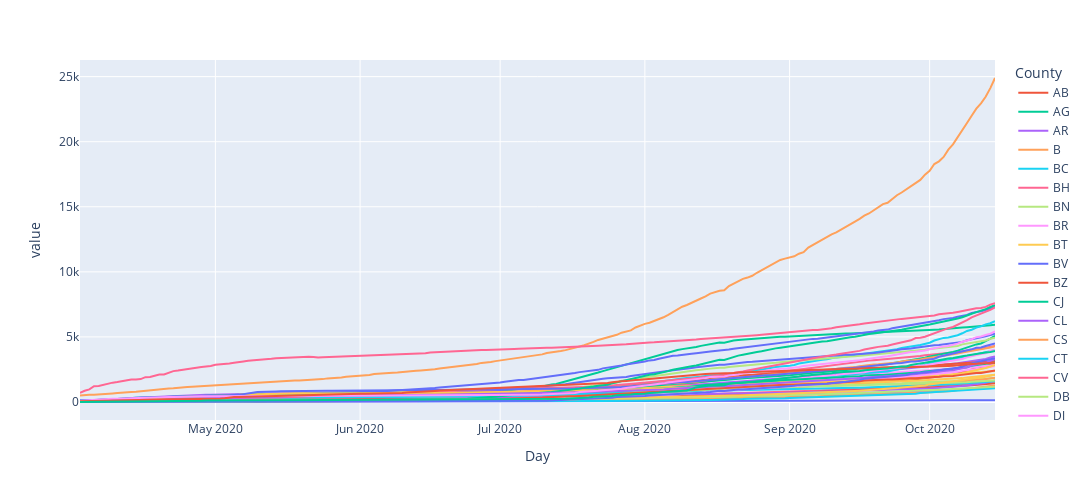

This figure's notebook cell:
### Code cell
# plot county infections evolution on single fig
fig = px.line(pch_data, render_mode='svg', width=1300, height=500)#, range_y=(200,7500))
fig.show()

### Figure 1 — Plotly figure (JSON) as saved in the notebook; plotly's stock layout.template omitted (floating-point values rounded to 4 significant figures; data arrays with more than 128 entries replaced by an {"elided": "..."} marker saying what was removed)
{"data": [{"hovertemplate": "County=<br>Day=%{x}<br>value=%{y}<extra></extra>", "legendgroup": "", "line": {"color": "#636efa", "dash": "solid"}, "mode": "lines", "name": "", "orientation": "v", "showlegend": false, "type": "scatter", "x": {"elided": "196 str values"}, "xaxis": "x", "y": {"elided": "196 int values"}, "yaxis": "y"}, {"hovertemplate": "County=AB<br>Day=%{x}<br>value=%{y}<extra></extra>", "legendgroup": "AB", "line": {"color": "#EF553B", "dash": "solid"}, "mode": "lines", "name": "AB", "orientation": "v", "showlegend": true, "type": "scatter", "x": {"elided": "196 str values"}, "xaxis": "x", "y": {"elided": "196 int values"}, "yaxis": "y"}, {"hovertemplate": "County=AG<br>Day=%{x}<br>value=%{y}<extra></extra>", "legendgroup": "AG", "line": {"color": "#00cc96", "dash": "solid"}, "mode": "lines", "name": "AG", "orientation": "v", "showlegend": true, "type": "scatter", "x": {"elided": "196 str values"}, "xaxis": "x", "y": {"elided": "196 float values"}, "yaxis": "y"}, {"hovertemplate": "County=AR<br>Day=%{x}<br>value=%{y}<extra></extra>", "legendgroup": "AR", "line": {"color": "#ab63fa", "dash": "solid"}, "mode": "lines", "name": "AR", "orientation": "v", "showlegend": true, "type": "scatter", "x": {"elided": "196 str values"}, "xaxis": "x", "y": {"elided": "196 float values"}, "yaxis": "y"}, {"hovertemplate": "County=B<br>Day=%{x}<br>value=%{y}<extra></extra>", "legendgroup": "B", "line": {"color": "#FFA15A", "dash": "solid"}, "mode": "lines", "name": "B", "orientation": "v", "showlegend": true, "type": "scatter", "x": {"elided": "196 str values"}, "xaxis": "x", "y": {"elided": "196 float values"}, "yaxis": "y"}, {"hovertemplate": "County=BC<br>Day=%{x}<br>value=%{y}<extra></extra>", "legendgroup": "BC", "line": {"color": "#19d3f3", "dash": "solid"}, "mode": "lines", "name": "BC", "orientation": "v", "showlegend": true, "type": "scatter", "x": {"elided": "196 str values"}, "xaxis": "x", "y": {"elided": "196 int values"}, "yaxis": "y"}, {"hovertemplate": "County=BH<br>Day=%{x}<br>value=%{y}<extra></extra>", "legendgroup": "BH", "line": {"color": "#FF6692", "dash": "solid"}, "mode": "lines", "name": "BH", "orientation": "v", "showlegend": true, "type": "scatter", "x": {"elided": "196 str values"}, "xaxis": "x", "y": {"elided": "196 int values"}, "yaxis": "y"}, {"hovertemplate": "County=BN<br>Day=%{x}<br>value=%{y}<extra></extra>", "legendgroup": "BN", "line": {"color": "#B6E880", "dash": "solid"}, "mode": "lines", "name": "BN", "orientation": "v", "showlegend": true, "type": "scatter", "x": {"elided": "196 str values"}, "xaxis": "x", "y": {"elided": "196 float values"}, "yaxis": "y"}, {"hovertemplate": "County=BR<br>Day=%{x}<br>value=%{y}<extra></extra>", "legendgroup": "BR", "line": {"color": "#FF97FF", "dash": "solid"}, "mode": "lines", "name": "BR", "orientation": "v", "showlegend": true, "type": "scatter", "x": {"elided": "196 str values"}, "xaxis": "x", "y": {"elided": "196 int values"}, "yaxis": "y"}, {"hovertemplate": "County=BT<br>Day=%{x}<br>value=%{y}<extra></extra>", "legendgroup": "BT", "line": {"color": "#FECB52", "dash": "solid"}, "mode": "lines", "name": "BT", "orientation": "v", "showlegend": true, "type": "scatter", "x": {"elided": "196 str values"}, "xaxis": "x", "y": {"elided": "196 int values"}, "yaxis": "y"}, {"hovertemplate": "County=BV<br>Day=%{x}<br>value=%{y}<extra></extra>", "legendgroup": "BV", "line": {"color": "#636efa", "dash": "solid"}, "mode": "lines", "name": "BV", "orientation": "v", "showlegend": true, "type": "scatter", "x": {"elided": "196 str values"}, "xaxis": "x", "y": {"elided": "196 float values"}, "yaxis": "y"}, {"hovertemplate": "County=BZ<br>Day=%{x}<br>value=%{y}<extra></extra>", "legendgroup": "BZ", "line": {"color": "#EF553B", "dash": "solid"}, "mode": "lines", "name": "BZ", "orientation": "v", "showlegend": true, "type": "scatter", "x": {"elided": "196 str values"}, "xaxis": "x", "y": {"elided": "196 int values"}, "yaxis": "y"}, {"hovertemplate": "County=CJ<br>Day=%{x}<br>value=%{y}<extra></extra>", "legendgroup": "CJ", "line": {"color": "#00cc96", "dash": "solid"}, "mode": "lines", "name": "CJ", "orientation": "v", "showlegend": true, "type": "scatter", "x": {"elided": "196 str values"}, "xaxis": "x", "y": {"elided": "196 float values"}, "yaxis": "y"}, {"hovertemplate": "County=CL<br>Day=%{x}<br>value=%{y}<extra></extra>", "legendgroup": "CL", "line": {"color": "#ab63fa", "dash": "solid"}, "mode": "lines", "name": "CL", "orientation": "v", "showlegend": true, "type": "scatter", "x": {"elided": "196 str values"}, "xaxis": "x", "y": {"elided": "196 float values"}, "yaxis": "y"}, {"hovertemplate": "County=CS<br>Day=%{x}<br>value=%{y}<extra></extra>", "legendgroup": "CS", "line": {"color": "#FFA15A", "dash": "solid"}, "mode": "lines", "name": "CS", "orientation": "v", "showlegend": true, "type": "scatter", "x": {"elided": "196 str values"}, "xaxis": "x", "y": {"elided": "196 int values"}, "yaxis": "y"}, {"hovertemplate": "County=CT<br>Day=%{x}<br>value=%{y}<extra></extra>", "legendgroup": "CT", "line": {"color": "#19d3f3", "dash": "solid"}, "mode": "lines", "name": "CT", "orientation": "v", "showlegend": true, "type": "scatter", "x": {"elided": "196 str values"}, "xaxis": "x", "y": {"elided": "196 int values"}, "yaxis": "y"}, {"hovertemplate": "County=CV<br>Day=%{x}<br>value=%{y}<extra></extra>", "legendgroup": "CV", "line": {"color": "#FF6692", "dash": "solid"}, "mode": "lines", "name": "CV", "orientation": "v", "showlegend": true, "type": "scatter", "x": {"elided": "196 str values"}, "xaxis": "x", "y": {"elided": "196 int values"}, "yaxis": "y"}, {"hovertemplate": "County=DB<br>Day=%{x}<br>value=%{y}<extra></extra>", "legendgroup": "DB", "line": {"color": "#B6E880", "dash": "solid"}, "mode": "lines", "name": "DB", "orientation": "v", "showlegend": true, "type": "scatter", "x": {"elided": "196 str values"}, "xaxis": "x", "y": {"elided": "196 int values"}, "yaxis": "y"}, {"hovertemplate": "County=DJ<br>Day=%{x}<br>value=%{y}<extra></extra>", "legendgroup": "DJ", "line": {"color": "#FF97FF", "dash": "solid"}, "mode": "lines", "name": "DJ", "orientation": "v", "showlegend": true, "type": "scatter", "x": {"elided": "196 str values"}, "xaxis": "x", "y": {"elided": "196 int values"}, "yaxis": "y"}, {"hovertemplate": "County=GJ<br>Day=%{x}<br>value=%{y}<extra></extra>", "legendgroup": "GJ", "line": {"color": "#FECB52", "dash": "solid"}, "mode": "lines", "name": "GJ", "orientation": "v", "showlegend": true, "type": "scatter", "x": {"elided": "196 str values"}, "xaxis": "x", "y": {"elided": "196 float values"}, "yaxis": "y"}, {"hovertemplate": "County=GL<br>Day=%{x}<br>value=%{y}<extra></extra>", "legendgroup": "GL", "line": {"color": "#636efa", "dash": "solid"}, "mode": "lines", "name": "GL", "orientation": "v", "showlegend": true, "type": "scatter", "x": {"elided": "196 str values"}, "xaxis": "x", "y": {"elided": "196 int values"}, "yaxis": "y"}, {"hovertemplate": "County=GR<br>Day=%{x}<br>value=%{y}<extra></extra>", "legendgroup": "GR", "line": {"color": "#EF553B", "dash": "solid"}, "mode": "lines", "name": "GR", "orientation": "v", "showlegend": true, "type": "scatter", "x": {"elided": "196 str values"}, "xaxis": "x", "y": {"elided": "196 float values"}, "yaxis": "y"}, {"hovertemplate": "County=HD<br>Day=%{x}<br>value=%{y}<extra></extra>", "legendgroup": "HD", "line": {"color": "#00cc96", "dash": "solid"}, "mode": "lines", "name": "HD", "orientation": "v", "showlegend": true, "type": "scatter", "x": {"elided": "196 str values"}, "xaxis": "x", "y": {"elided": "196 int values"}, "yaxis": "y"}, {"hovertemplate": "County=HR<br>Day=%{x}<br>value=%{y}<extra></extra>", "legendgroup": "HR", "line": {"color": "#ab63fa", "dash": "solid"}, "mode": "lines", "name": "HR", "orientation": "v", "showlegend": true, "type": "scatter", "x": {"elided": "196 str values"}, "xaxis": "x", "y": {"elided": "196 int values"}, "yaxis": "y"}, {"hovertemplate": "County=IF<br>Day=%{x}<br>value=%{y}<extra></extra>", "legendgroup": "IF", "line": {"color": "#FFA15A", "dash": "solid"}, "mode": "lines", "name": "IF", "orientation": "v", "showlegend": true, "type": "scatter", "x": {"elided": "196 str values"}, "xaxis": "x", "y": {"elided": "196 float values"}, "yaxis": "y"}, {"hovertemplate": "County=IL<br>Day=%{x}<br>value=%{y}<extra></extra>", "legendgroup": "IL", "line": {"color": "#19d3f3", "dash": "solid"}, "mode": "lines", "name": "IL", "orientation": "v", "showlegend": true, "type": "scatter", "x": {"elided": "196 str values"}, "xaxis": "x", "y": {"elided": "196 int values"}, "yaxis": "y"}, {"hovertemplate": "County=IS<br>Day=%{x}<br>value=%{y}<extra></extra>", "legendgroup": "IS", "line": {"color": "#FF6692", "dash": "solid"}, "mode": "lines", "name": "IS", "orientation": "v", "showlegend": true, "type": "scatter", "x": {"elided": "196 str values"}, "xaxis": "x", "y": {"elided": "196 int values"}, "yaxis": "y"}, {"hovertemplate": "County=MH<br>Day=%{x}<br>value=%{y}<extra></extra>", "legendgroup": "MH", "line": {"color": "#B6E880", "dash": "solid"}, "mode": "lines", "name": "MH", "orientation": "v", "showlegend": true, "type": "scatter", "x": {"elided": "196 str values"}, "xaxis": "x", "y": {"elided": "196 float values"}, "yaxis": "y"}, {"hovertemplate": "County=MM<br>Day=%{x}<br>value=%{y}<extra></extra>", "legendgroup": "MM", "line": {"color": "#FF97FF", "dash": "solid"}, "mode": "lines", "name": "MM", "orientation": "v", "showlegend": true, "type": "scatter", "x": {"elided": "196 str values"}, "xaxis": "x", "y": {"elided": "196 int values"}, "yaxis": "y"}, {"hovertemplate": "County=MS<br>Day=%{x}<br>value=%{y}<extra></extra>", "legendgroup": "MS", "line": {"color": "#FECB52", "dash": "solid"}, "mode": "lines", "name": "MS", "orientation": "v", "showlegend": true, "type": "scatter", "x": {"elided": "196 str values"}, "xaxis": "x", "y": {"elided": "196 int values"}, "yaxis": "y"}, {"hovertemplate": "County=NT<br>Day=%{x}<br>value=%{y}<extra></extra>", "legendgroup": "NT", "line": {"color": "#636efa", "dash": "solid"}, "mode": "lines", "name": "NT", "orientation": "v", "showlegend": true, "type": "scatter", "x": {"elided": "196 str values"}, "xaxis": "x", "y": {"elided": "196 int values"}, "yaxis": "y"}, {"hovertemplate": "County=OT<br>Day=%{x}<br>value=%{y}<extra></extra>", "legendgroup": "OT", "line": {"color": "#EF553B", "dash": "solid"}, "mode": "lines", "name": "OT", "orientation": "v", "showlegend": true, "type": "scatter", "x": {"elided": "196 str values"}, "xaxis": "x", "y": {"elided": "196 int values"}, "yaxis": "y"}, {"hovertemplate": "County=PH<br>Day=%{x}<br>value=%{y}<extra></extra>", "legendgroup": "PH", "line": {"color": "#00cc96", "dash": "solid"}, "mode": "lines", "name": "PH", "orientation": "v", "showlegend": true, "type": "scatter", "x": {"elided": "196 str values"}, "xaxis": "x", "y": {"elided": "196 int values"}, "yaxis": "y"}, {"hovertemplate": "County=SB<br>Day=%{x}<br>value=%{y}<extra></extra>", "legendgroup": "SB", "line": {"color": "#ab63fa", "dash": "solid"}, "mode": "lines", "name": "SB", "orientation": "v", "showlegend": true, "type": "scatter", "x": {"elided": "196 str values"}, "xaxis": "x", "y": {"elided": "196 int values"}, "yaxis": "y"}, {"hovertemplate": "County=SJ<br>Day=%{x}<br>value=%{y}<extra></extra>", "legendgroup": "SJ", "line": {"color": "#FFA15A", "dash": "solid"}, "mode": "lines", "name": "SJ", "orientation": "v", "showlegend": true, "type": "scatter", "x": {"elided": "196 str values"}, "xaxis": "x", "y": {"elided": "196 int values"}, "yaxis": "y"}, {"hovertemplate": "County=SM<br>Day=%{x}<br>value=%{y}<extra></extra>", "legendgroup": "SM", "line": {"color": "#19d3f3", "dash": "solid"}, "mode": "lines", "name": "SM", "orientation": "v", "showlegend": true, "type": "scatter", "x": {"elided": "196 str values"}, "xaxis": "x", "y": {"elided": "196 float values"}, "yaxis": "y"}, {"hovertemplate": "County=SV<br>Day=%{x}<br>value=%{y}<extra></extra>", "legendgroup": "SV", "line": {"color": "#FF6692", "dash": "solid"}, "mode": "lines", "name": "SV", "orientation": "v", "showlegend": true, "type": "scatter", "x": {"elided": "196 str values"}, "xaxis": "x", "y": {"elided": "196 float values"}, "yaxis": "y"}, {"hovertemplate": "County=TL<br>Day=%{x}<br>value=%{y}<extra></extra>", "legendgroup": "TL", "line": {"color": "#B6E880", "dash": "solid"}, "mode": "lines", "name": "TL", "orientation": "v", "showlegend": true, "type": "scatter", "x": {"elided": "196 str values"}, "xaxis": "x", "y": {"elided": "196 int values"}, "yaxis": "y"}, {"hovertemplate": "County=TM<br>Day=%{x}<br>value=%{y}<extra></extra>", "legendgroup": "TM", "line": {"color": "#FF97FF", "dash": "solid"}, "mode": "lines", "name": "TM", "orientation": "v", "showlegend": true, "type": "scatter", "x": {"elided": "196 str values"}, "xaxis": "x", "y": {"elided": "196 float values"}, "yaxis": "y"}, {"hovertemplate": "County=TR<br>Day=%{x}<br>value=%{y}<extra></extra>", "legendgroup": "TR", "line": {"color": "#FECB52", "dash": "solid"}, "mode": "lines", "name": "TR", "orientation": "v", "showlegend": true, "type": "scatter", "x": {"elided": "196 str values"}, "xaxis": "x", "y": {"elided": "196 float values"}, "yaxis": "y"}, {"hovertemplate": "County=VL<br>Day=%{x}<br>value=%{y}<extra></extra>", "legendgroup": "VL", "line": {"color": "#636efa", "dash": "solid"}, "mode": "lines", "name": "VL", "orientation": "v", "showlegend": true, "type": "scatter", "x": {"elided": "196 str values"}, "xaxis": "x", "y": {"elided": "196 float values"}, "yaxis": "y"}, {"hovertemplate": "County=VN<br>Day=%{x}<br>value=%{y}<extra></extra>", "legendgroup": "VN", "line": {"color": "#EF553B", "dash": "solid"}, "mode": "lines", "name": "VN", "orientation": "v", "showlegend": true, "type": "scatter", "x": {"elided": "196 str values"}, "xaxis": "x", "y": {"elided": "196 int values"}, "yaxis": "y"}, {"hovertemplate": "County=VS<br>Day=%{x}<br>value=%{y}<extra></extra>", "legendgroup": "VS", "line": {"color": "#00cc96", "dash": "solid"}, "mode": "lines", "name": "VS", "orientation": "v", "showlegend": true, "type": "scatter", "x": {"elided": "196 str values"}, "xaxis": "x", "y": {"elided": "196 float values"}, "yaxis": "y"}], "layout": {"height": 500, "legend": {"title": {"text": "County"}, "tracegroupgap": 0}, "margin": {"t": 60}, "width": 1300, "xaxis": {"anchor": "y", "domain": [0, 1], "title": {"text": "Day"}}, "yaxis": {"anchor": "x", "domain": [0, 1], "title": {"text": "value"}}}}
